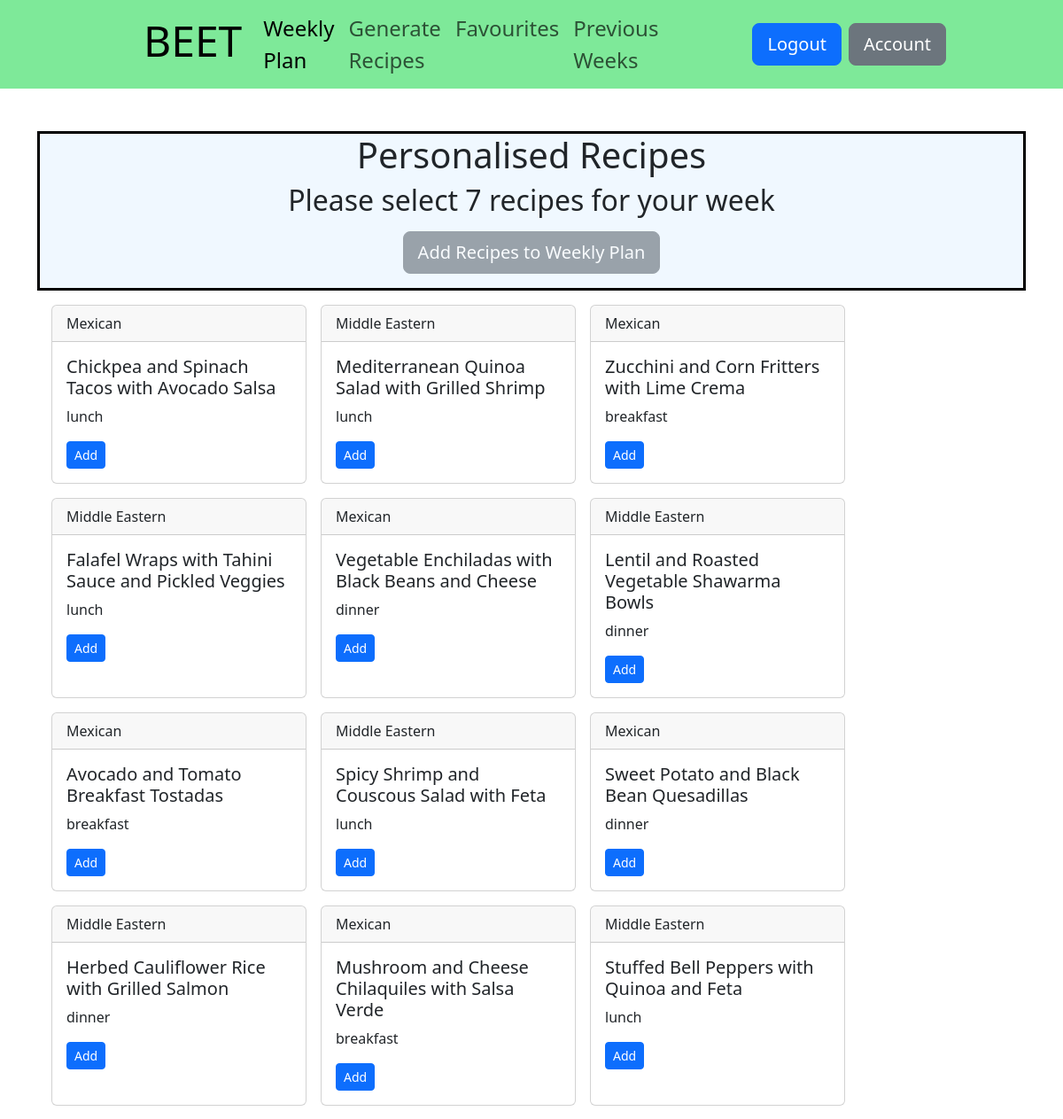
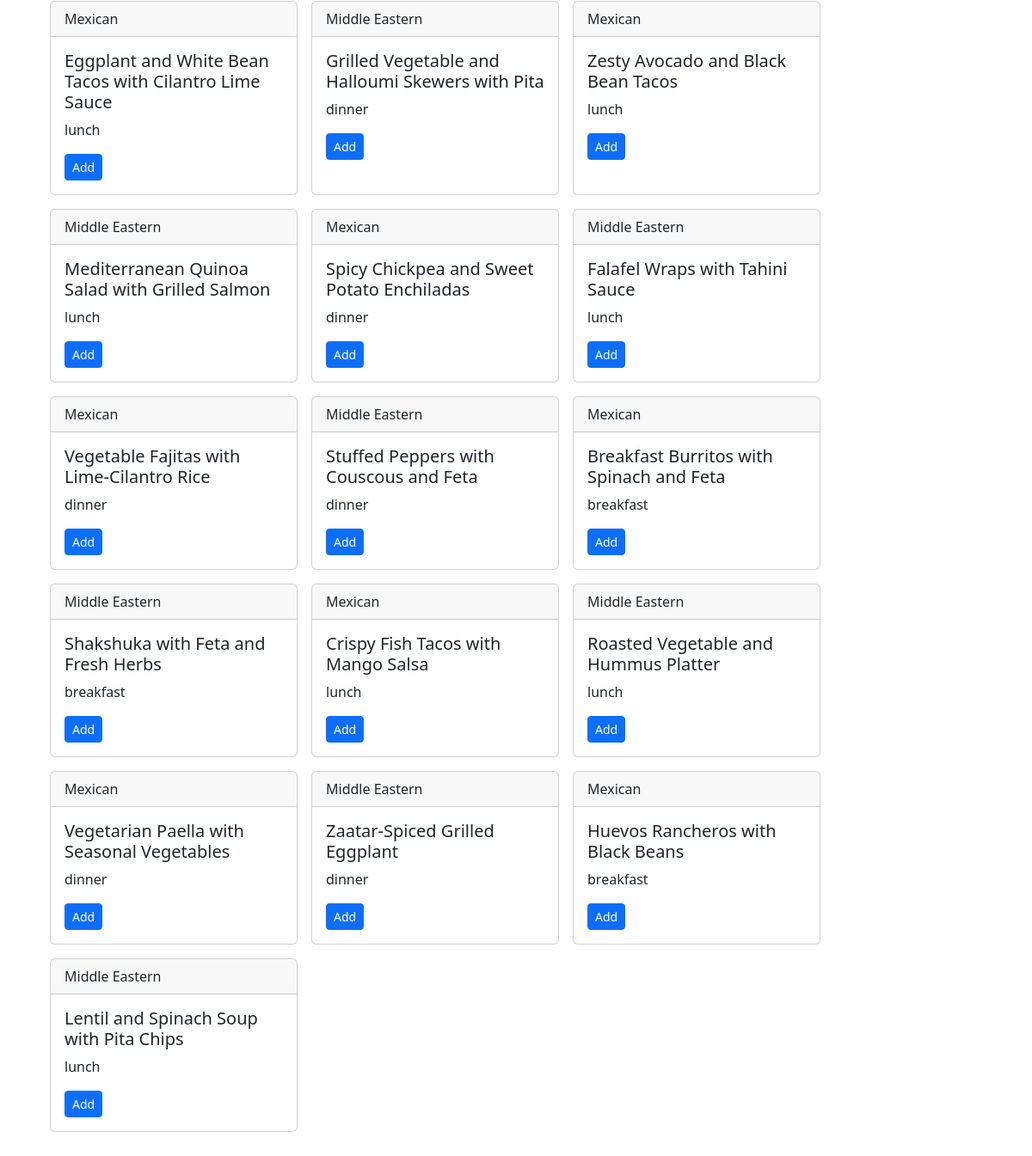
The app's page /generate (signed in) with its own data (2 pictures, top to bottom).
### tables this page shows
CREATE TABLE recipes (id INTEGER PRIMARY KEY AUTOINCREMENT, title TEXT NOT NULL, meal_type TEXT, user_id INTEGER, cuisine TEXT, FOREIGN KEY (user_id) REFERENCES users(id));

### app.py (the view)
@app.route("/generate", methods=['GET', 'POST'])
@login_required
def generate():
    userDb_data = db.execute('SELECT titles_generated, methods_generated FROM users WHERE id=?', session['user_id'])
    if request.method == 'POST':
        survey_userData = db.execute('SELECT * FROM survey WHERE userid=?', session['user_id'])
        if not survey_userData:
            flash("Please complete the survey under /account/survey", "error")
            return redirect(url_for('generate'))
        if userDb_data[0]['titles_generated']:
            selected_recipe_id = json.loads(request.form.get('selected-recipes')) # convert string to list
            recipe_list = select_recipes(selected_recipe_id) # USE recipe_list in generate_methods function!!!
            recipe_methods = generate_recipe_methods(recipe_list)
            return redirect("/")
        if userDb_data[0]['methods_generated']:
            return redirect("/")
        elif not userDb_data[0]['titles_generated'] and not userDb_data[0]['methods_generated']:
            recipes = generate_recipe_titles(survey_userData)
            if recipes:
                for recipe in recipes:
                    db.execute('INSERT INTO recipes (title, meal_type, cuisine, user_id) VALUES(?,?,?,?)',
                            recipe['title'], recipe['meal_type'], recipe['cuisine'], session['user_id'])
                db.execute('UPDATE users SET titles_generated=? WHERE id=?', True, session['user_id'])
                userDb_data = db.execute('SELECT titles_generated, methods_generated FROM users WHERE id=?', session['user_id'])
                recipes_db = db.execute('SELECT id, title, cuisine, meal_type FROM recipes WHERE user_id=?', session['user_id'])
                return render_template('generate.html', recipes_db=recipes_db, userDb_data=userDb_data)
            else:
                flash("Error generating recipes, try again", "error")
                return redirect(url_for('generate'))
        return render_template('generate.html')
    else:
        recipes_db = db.execute('SELECT id, title, cuisine, meal_type FROM recipes WHERE user_id=?', session['user_id'])
        return render_template('generate.html', userDb_data=userDb_data, recipes_db=recipes_db)

### functions.py (called while the page is built)
def login_required(f):
    @wraps(f)
    def decorated_function(*args, **kwargs):
        if session.get("user_id") is None:
            return redirect("/login")
        return f(*args, **kwargs)
    return decorated_function

### templates/generate.html (shortened to what this page needs)
{% extends "layout.html" %}
{% block main %}
{% if userDb_data[0]['titles_generated'] %}
<div class="container-md container-style">
    <h1 class="mb-2">Personalised Recipes</h1>
    <h2 class="mb-2">Please select 7 recipes for your week</h2>
    <form action="{{ url_for('generate') }}" method="post">
        <button type="submit" id="submit-recipes-btn" class="btn btn-lg btn-primary m-3 mx-auto">Add Recipes to Weekly
            Plan</button>
    </form>
</div>
<div class="recipe-container">
    {% for recipe in recipes_db %}
    <div class="card text-start recipe-card">
        <div class="card-header">
            {{ recipe['cuisine'] }}
        </div>
        <div class="card-body">
            <h5 class="card-title">{{ recipe['title'] }}</h5>
            <p class="card-text">{{ recipe['meal_type'] }}</p>
            <button type="button" class="btn btn-sm btn-primary add-recipe-btn"
                recipeid="{{ recipe['id'] }}">Add</button>
        </div>
    </div>
    {% endfor %}
</div>
{% endif %}
{% endblock %}

### templates/layout.html (shortened to what this page needs)
<!DOCTYPE html>
<html lang="en">
<head>
    <link href="https://cdn.jsdelivr.net/npm/bootstrap@5.3.3/dist/css/bootstrap.min.css" rel="stylesheet"
>
    <link href="/static/styles.css" rel="stylesheet">
</head>
<header>
    <nav class="navbar sticky-top navbar-expand-lg" style="background-color: #7ee999;">
        <div class="container-fluid">
            <a class="navbar-brand h1" href="/">
                BEET
            </a>
            <div class="collapse navbar-collapse">
                {% if session.get("user_id") %}
                <div class="navbar-nav container-fluid">
                    <a class="nav-link active fs-4" aria-current="page" href="#">Weekly Plan</a>
                    <a class="nav-link fs-4" href="{{ url_for('generate') }}">Generate Recipes</a>
                    <a class="nav-link fs-4" href="#">Favourites</a>
                    <a class="nav-link fs-4" href="#">Previous Weeks</a>
                </div>
                <div class="ms-auto container-fluid d-flex justify-content-end" style="margin-right: 100px;">
                    <a class="btn btn-primary btn-lg me-2" href="{{ url_for('logout') }}" type="button">Logout</a>
                    <a class="btn btn-secondary btn-lg me-2" href="{{ url_for('account') }}" type="button">Account</a>
                </div>
                {% endif %}
            </div>
        </div>
    </nav>
</header>
<body>
    <main class="container py-5 text-center">
        {% block main %}{% endblock %}
    </main>
</body>
</html>

### static/styles.css (style rules this page uses)
.navbar { height: 100px; }
.navbar-brand { font-size: 3rem; margin-left: 150px; }
.container-style { border-style: solid; border-color: black; background-color: #f0f8ff; }
.recipe-card { width: 18rem; }
.recipe-container { display: flex; flex-wrap: wrap; gap: 16px; justify-content: flex-start; padding: 16px; }

### records on screen
recipes: cuisine "Mexican", title "Chickpea and Spinach Tacos with Avocado Salsa", meal_type "lunch"
recipes: cuisine "Middle Eastern", title "Mediterranean Quinoa Salad with Grilled Shrimp", meal_type "lunch"
recipes: cuisine "Mexican", title "Zucchini and Corn Fritters with Lime Crema", meal_type "breakfast"
recipes: cuisine "Middle Eastern", title "Falafel Wraps with Tahini Sauce and Pickled Veggies", meal_type "lunch"
recipes: cuisine "Mexican", title "Vegetable Enchiladas with Black Beans and Cheese", meal_type "dinner"
recipes: cuisine "Middle Eastern", title "Lentil and Roasted Vegetable Shawarma Bowls", meal_type "dinner"
recipes: cuisine "Mexican", title "Avocado and Tomato Breakfast Tostadas", meal_type "breakfast"
recipes: cuisine "Middle Eastern", title "Spicy Shrimp and Couscous Salad with Feta", meal_type "lunch"
recipes: cuisine "Mexican", title "Sweet Potato and Black Bean Quesadillas", meal_type "dinner"
recipes: cuisine "Middle Eastern", title "Herbed Cauliflower Rice with Grilled Salmon", meal_type "dinner"
recipes: cuisine "Mexican", title "Mushroom and Cheese Chilaquiles with Salsa Verde", meal_type "breakfast"
recipes: cuisine "Middle Eastern", title "Stuffed Bell Peppers with Quinoa and Feta", meal_type "lunch"
recipes: cuisine "Mexican", title "Eggplant and White Bean Tacos with Cilantro Lime Sauce", meal_type "lunch"
recipes: cuisine "Middle Eastern", title "Grilled Vegetable and Halloumi Skewers with Pita", meal_type "dinner"
recipes: cuisine "Mexican", title "Zesty Avocado and Black Bean Tacos", meal_type "lunch"
recipes: cuisine "Middle Eastern", title "Mediterranean Quinoa Salad with Grilled Salmon", meal_type "lunch"
recipes: cuisine "Mexican", title "Spicy Chickpea and Sweet Potato Enchiladas", meal_type "dinner"
recipes: cuisine "Middle Eastern", title "Falafel Wraps with Tahini Sauce", meal_type "lunch"
recipes: cuisine "Mexican", title "Vegetable Fajitas with Lime-Cilantro Rice", meal_type "dinner"
recipes: cuisine "Middle Eastern", title "Stuffed Peppers with Couscous and Feta", meal_type "dinner"
recipes: cuisine "Mexican", title "Breakfast Burritos with Spinach and Feta", meal_type "breakfast"
recipes: cuisine "Middle Eastern", title "Shakshuka with Feta and Fresh Herbs", meal_type "breakfast"
recipes: cuisine "Mexican", title "Crispy Fish Tacos with Mango Salsa", meal_type "lunch"
recipes: cuisine "Middle Eastern", title "Roasted Vegetable and Hummus Platter", meal_type "lunch"
recipes: cuisine "Mexican", title "Vegetarian Paella with Seasonal Vegetables", meal_type "dinner"
recipes: cuisine "Middle Eastern", title "Zaatar-Spiced Grilled Eggplant", meal_type "dinner"
recipes: cuisine "Mexican", title "Huevos Rancheros with Black Beans", meal_type "breakfast"
recipes: cuisine "Middle Eastern", title "Lentil and Spinach Soup with Pita Chips", meal_type "lunch"
